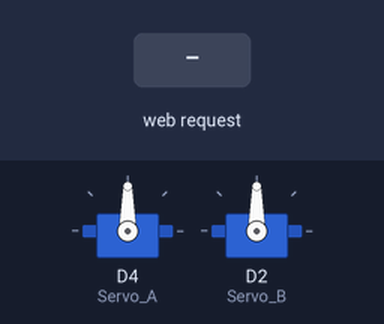
The sketch below on a simulated ESP8266 (Wemos D1 mini). Shown: 2 × servo. The test bench sets the inputs (shaded band). WiFi joins after 1.5 s; servers stay silent unless stated; what the sketch prints to the serial monitor is not drawn.

Above: at 3.9 s.
4.0 s: HTTP request GET /?SERVO=1 received
At 4.72 s:
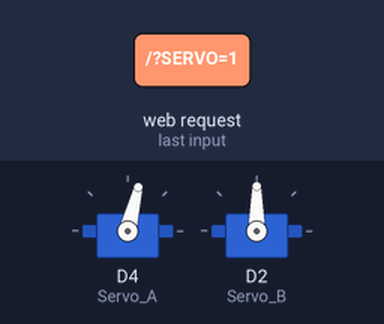
At 5.62 s:
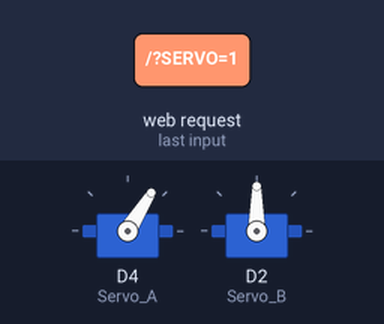
7.0 s: HTTP request GET /?SERVO=2 received
At 13.5 s:
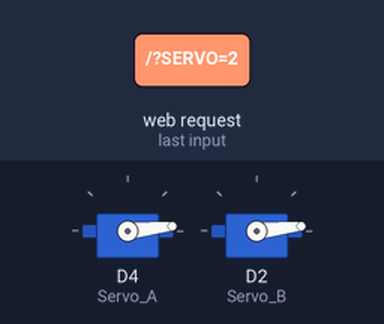
Timing chart, 0 to 15.0 s (numbered marks = the images above; inputs shaded):
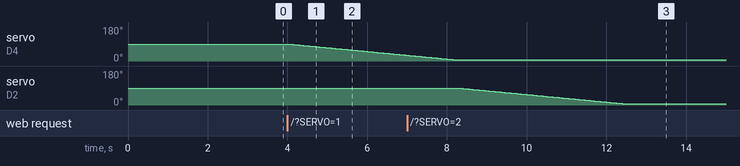

The sketch:

esp8266_servo.ino
```cpp
#include <Servo.h>
#include <ESP8266WiFi.h>
#include <WiFiClient.h>
#include <ESP8266WebServer.h>
#include <ESP8266mDNS.h>

// Zugangsdaten zu eurem WLAN:
const char* ssid     = "LaLaLand2";
const char* password = "2705531791998260";

// Den Servo und den Webserver definieren:
Servo Servo_A;
Servo Servo_B;
ESP8266WebServer WebServer ( 80 );

// In dieser Variablen steht die momentane Stellung des Servos
int SERVO_A_Current = 90;
int SERVO_B_Current = 90;

// Aufgaben beim Start des ESP8266 erledigen
void setup()
{
  // Wir debuggen auf die serielle Schnittstelle (Seriellen Monitor im der Adruino-Programm starten!)
  Serial.begin(115200);
  delay(200);
  Serial.println("Verbinde Servo.");
  // Die möglichen Pin-Nummern. In der Zeichnung wird D4 verwendet
  // D1 = 5     D2 = 4     D3 = 0    D4 = 2
  // TX = 1     RX = 3     D0 = 16   D5 = 14
  // D6 = 12    D7 = 13    D8 = 15
  Servo_A.attach(2); // 2 = D4
  Servo_B.attach(4); // 2 = D4
  Serial.println("Servo auf 0 Grad stellen");

    Servo_A.write(SERVO_A_Current);
    delay(500);
    Servo_B.write(SERVO_B_Current);
    delay(500);


  connectWifi();
  beginServer();
}

// die Hauptschleife fragt endlos ab ob jemand auf der Webseite etwas geklickt hat:
void loop() {
  WebServer.handleClient();
}


// Funktion welches die WiFi Verbindung aufbaut und uns das Ergebnis in dem Seriellen Monitor ausgibt
void connectWifi()
{
  WiFi.begin(ssid, password);
  while (WiFi.status() != WL_CONNECTED) {
    delay(500);
    Serial.print(".");
  }
  Serial.println("");
  Serial.println("WiFi verbunden");
  Serial.println("IP Addresse: ");
  Serial.println(WiFi.localIP());
}

// Funktion die den Webserver startet. Das es Port 80 ist wurde am Anfang definiert.
void beginServer()
{
  WebServer.on ( "/", handleRoot ); // Wenn die URL aufgerufen wird (ohne etwas hinter dem /) wird die Funktion "handleRoot" gestartet
  WebServer.begin();
  Serial.println ( "HTTP Webserver gestartet!" );
}

// Wird von der Funktion "beginServer" aufgerufen
void handleRoot() {
  if ( WebServer.hasArg("SERVO") ) { // Wir wurden mit dem Argument "SERVO" aufgerufen - es gibt also gleich etwas zu tun!
    handleSubmit();
  } else {
    // Einfach nur die Webseite ausliefern
    WebServer.send ( 200, "text/html", getPage() );
  }
}

// jemand hat auf der Webseite eine der Schaltflächen / Buttons gedrückt
void handleSubmit() {
  // Wir holen uns den übermittelten Wert
  String SERVOValue;
  SERVOValue = WebServer.arg("DATA");
  String SERVONr;
  SERVONr = WebServer.arg("SERVO");
  int setservo = SERVOValue.toInt();
  if ( setservo > 180 ) setservo = 180;
  if ( setservo < 5 ) setservo = 5;


    if(SERVONr == "1" && SERVO_A_Current < setservo) {
      for (SERVO_A_Current; SERVO_A_Current < setservo; SERVO_A_Current++)
      {
        Servo_A.write(SERVO_A_Current);
        delay(50);
      }
    }
    if(SERVONr == "1" && SERVO_A_Current > setservo) {
      for (SERVO_A_Current; SERVO_A_Current > setservo; SERVO_A_Current--)
      {
        Servo_A.write(SERVO_A_Current);
        delay(50);
      }
    }
    if(SERVONr == "2" && SERVO_B_Current < setservo) {
      for (SERVO_B_Current; SERVO_B_Current < setservo; SERVO_B_Current++)
      {
        Servo_B.write(SERVO_B_Current);
        delay(50);
      }
    }
    if(SERVONr == "2" && SERVO_B_Current > setservo) {
      for (SERVO_B_Current; SERVO_B_Current > setservo; SERVO_B_Current--)
      {
        Servo_B.write(SERVO_B_Current);
        delay(50);
      }
    }


  WebServer.send ( 200, "text/html", getPage() );
}

// Hier folgt die Webseite als HTML-Code.
String getPage() {
  String ServoStringA = String(SERVO_A_Current); // Holt die aktuelle Einstellung und wandelt diese in einen String. Ist untem im Code eingebaut.
  String ServoStringB = String(SERVO_B_Current);
  String page = "<html lang=de-DE><head>";
  //page += "<meta http-equiv='refresh' content='60'/>";
  page += "<title>Wemos D1 Mini + Servo SG90 Test</title>";
  page += "<style> body { background-color: #fffff; font-family: Arial, Helvetica, Sans-Serif; Color: #000000; }";
  page += ".button {display: inline-block; padding: 15px 15px; font-size: 25px; cursor: pointer; text-align: center; text-decoration: none;";
  page += "outline: none; color: #ffffff; background-color: #4db2ec; border: none; border-radius: 5px;}";
  page += ".button:hover {background-color: #4DCAEC; color:#ffffff;}";
  page += ".button:active {background-color: #4DCAEC; box-shadow: 0 3px #666; transform: translateY(3px); }</style>";
  page += "</head><body><center><h1>Wemos D1 Mini - Servo SG90 - WebServer</h1>";
  page += "<hr><h2>A: " + ServoStringA + " // B: " + ServoStringB + "</h1><hr>";
  page += "<h3>Feste Werte</h3>";
  page += "<form action='/' method='POST'>";
  page += "<select name='SERVO'><option value='1'>A</option><option value='2'>B</option></select>";
  page += "<INPUT class='button' type='submit' name='DATA' value='5'>       ";
  page += "<INPUT class='button' type='submit' name='DATA' value='15'>       ";
  page += "<INPUT class='button' type='submit' name='DATA' value='30'>       ";
  page += "<INPUT class='button' type='submit' name='DATA' value='45'>       ";
  page += "<INPUT class='button' type='submit' name='DATA' value='60'>       ";
  page += "<INPUT class='button' type='submit' name='DATA' value='75'>       ";
  page += "<INPUT class='button' type='submit' name='DATA' value='90'>       ";
  page += "<INPUT class='button' type='submit' name='DATA' value='105'>       ";
  page += "<INPUT class='button' type='submit' name='DATA' value='120'>       ";
  page += "<INPUT class='button' type='submit' name='DATA' value='135'>       ";
  page += "<INPUT class='button' type='submit' name='DATA' value='150'>       ";
  page += "<INPUT class='button' type='submit' name='DATA' value='165'>       ";
  page += "<INPUT class='button' type='submit' name='DATA' value='180'>";
  page += "<h3>+/-</h3>";
  page += "<form action='/' method='POST'>";
  page += "<INPUT class='button' type='submit' name='DATA' value='-15'>       ";
  page += "<INPUT class='button' type='submit' name='DATA' value='90'>       ";
  page += "<INPUT class='button' type='submit' name='DATA' value='+15'>";
  page += "</center></body>";
  return page;
}
```

Measured:
- after the input at 4.0 s, servo on D4 (Servo_A): moves from 90° to 31° over 2.9 s, starting after 0.05 s
- after the input at 7.0 s, servo on D2 (Servo_B): moves from 90° to 6° over 4.2 s, starting after 1.3 s
